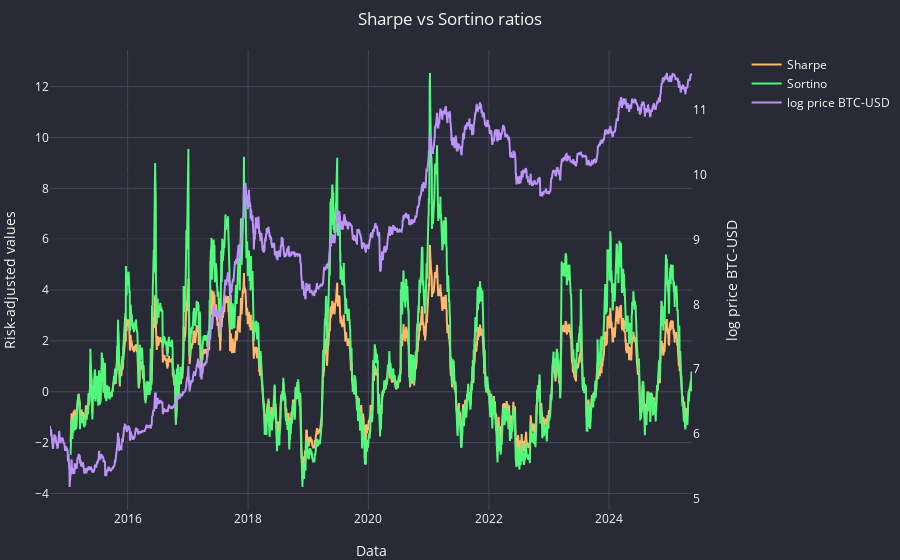

Here is the notebook cell this chart was saved with:
### Code cell
fig = make_subplots(specs=[[{"secondary_y": True}]])

fig.add_trace(go.Scatter(x=sharpe_qs.index, y=sharpe_qs, name='Sharpe', line=dict(color='#FFB86C')), secondary_y=False)
fig.add_trace(go.Scatter(x=sortino_qs.index, y=sortino_qs, name='Sortino', line=dict(color='#50FA7B')), secondary_y=False)
fig.add_trace(go.Scatter(x=df.index, y=np.log(df['Close']), name='log price BTC-USD', line=dict(color='#BD93F9')), secondary_y=True)

fig.update_yaxes(title_text='Risk-adjusted values', secondary_y=False)
fig.update_yaxes(title_text='log price BTC-USD', secondary_y=True)
fig.update_layout(title='Sharpe vs Sortino ratios', xaxis_title="Data")

dracula_theme(fig)
fig.show()

### Figure 1 — Plotly figure (JSON) as saved in the notebook; plotly's stock layout.template omitted (floating-point values rounded to 4 significant figures; data arrays with more than 128 entries replaced by an {"elided": "..."} marker saying what was removed)
{"data": [{"line": {"color": "#FFB86C"}, "name": "Sharpe", "type": "scatter", "x": {"elided": "3897 str values"}, "xaxis": "x", "y": {"elided": "3897 float values"}, "yaxis": "y"}, {"line": {"color": "#50FA7B"}, "name": "Sortino", "type": "scatter", "x": {"elided": "3897 str values"}, "xaxis": "x", "y": {"elided": "3897 float values"}, "yaxis": "y"}, {"line": {"color": "#BD93F9"}, "name": "log price BTC-USD", "type": "scatter", "x": {"elided": "3897 str values"}, "xaxis": "x", "y": {"elided": "3897 float values"}, "yaxis": "y2"}], "layout": {"font": {"color": "#f8f8f2"}, "margin": {"b": 50, "l": 50, "r": 5, "t": 50}, "paper_bgcolor": "#282a36", "plot_bgcolor": "#282a36", "title": {"text": "Sharpe vs Sortino ratios"}, "xaxis": {"anchor": "y", "color": "#f8f8f2", "domain": [0, 0.94], "gridcolor": "#44475a", "showgrid": true, "title": {"text": "Data"}, "zerolinecolor": "#44475a"}, "yaxis": {"anchor": "x", "color": "#f8f8f2", "domain": [0, 1], "gridcolor": "#44475a", "showgrid": true, "title": {"text": "Risk-adjusted values"}, "zerolinecolor": "#44475a"}, "yaxis2": {"anchor": "x", "overlaying": "y", "side": "right", "title": {"text": "log price BTC-USD"}}}}
